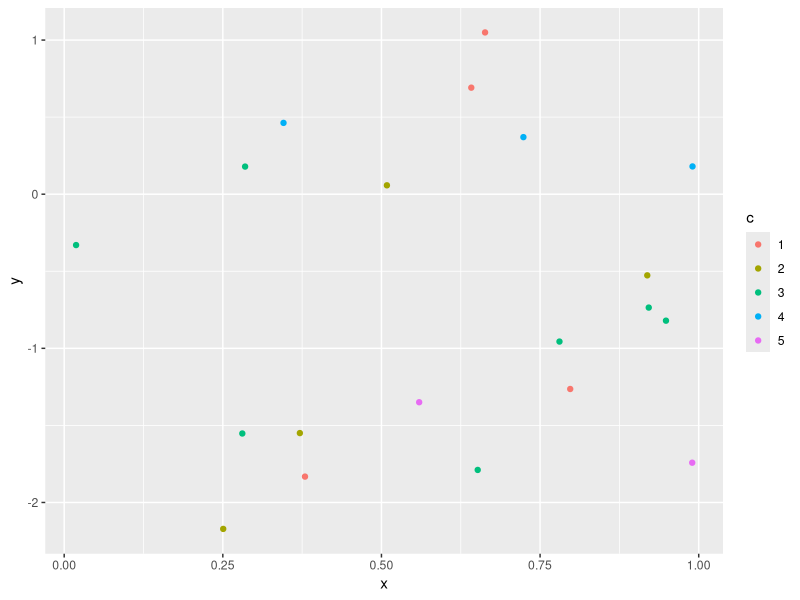

Recreate this plot in R.
library("ggplot2")


N <- 20

pdf("test_color_range.out.pdf")
df <- data.frame( x=runif(N), y=rnorm(N), c=as.factor(sample(5, size=N, replace=TRUE)) )
print(df)

p <- ggplot( df, aes(x=x, y=y) ) +
    geom_point( aes(colour=c) )
print(p)

warnings()
dev.off()
